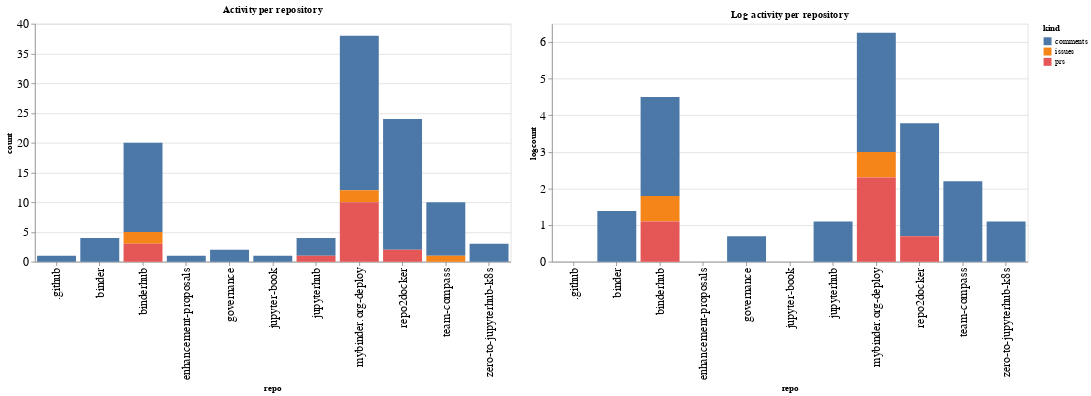

Source (notebook cell):
### Code cell
ch1 = alt.Chart(repo_summaries, width=600, title="Activity per repository").mark_bar().encode(
    x='repo',
    y='count',
    color='kind',
    tooltip="kind"
)

ch2 = alt.Chart(repo_summaries, width=600, title="Log activity per repository").mark_bar().encode(
    x='repo',
    y='logcount',
    color='kind',
    tooltip="kind"
)

ch1 | ch2

### Figure 1 — Vega-Lite specification as saved in the notebook (floating-point values rounded to 4 significant figures)
{"config": {"axisLeft": {"labelFontSize": 15}, "axisBottom": {"labelFontSize": 15}}, "hconcat": [{"mark": "bar", "encoding": {"color": {"type": "nominal", "field": "kind"}, "tooltip": {"type": "nominal", "field": "kind"}, "x": {"type": "nominal", "field": "repo"}, "y": {"type": "quantitative", "field": "count"}}, "title": "Activity per repository", "width": 600}, {"mark": "bar", "encoding": {"color": {"type": "nominal", "field": "kind"}, "tooltip": {"type": "nominal", "field": "kind"}, "x": {"type": "nominal", "field": "repo"}, "y": {"type": "quantitative", "field": "logcount"}}, "title": "Log activity per repository", "width": 600}], "data": {"name": "data-fb3ca23712ed8716abe51418494e4ba4"}, "$schema": "https://vega.github.io/schema/vega-lite/v4.8.1.json", "datasets": {"data-fb3ca23712ed8716abe51418494e4ba4": [{"repo": ".github", "kind": "comments", "count": 1, "logcount": 0.0}, {"repo": "binder", "kind": "comments", "count": 4, "logcount": 1.386}, {"repo": "binderhub", "kind": "comments", "count": 15, "logcount": 2.708}, {"repo": "binderhub", "kind": "issues", "count": 2, "logcount": 0.6931}, {"repo": "binderhub", "kind": "prs", "count": 3, "logcount": 1.099}, {"repo": "enhancement-proposals", "kind": "comments", "count": 1, "logcount": 0.0}, {"repo": "governance", "kind": "comments", "count": 2, "logcount": 0.6931}, {"repo": "jupyter-book", "kind": "comments", "count": 1, "logcount": 0.0}, {"repo": "jupyterhub", "kind": "comments", "count": 3, "logcount": 1.099}, {"repo": "jupyterhub", "kind": "prs", "count": 1, "logcount": 0.0}, {"repo": "mybinder.org-deploy", "kind": "comments", "count": 26, "logcount": 3.258}, {"repo": "mybinder.org-deploy", "kind": "issues", "count": 2, "logcount": 0.6931}, {"repo": "mybinder.org-deploy", "kind": "prs", "count": 10, "logcount": 2.303}, {"repo": "repo2docker", "kind": "comments", "count": 22, "logcount": 3.091}, {"repo": "repo2docker", "kind": "prs", "count": 2, "logcount": 0.6931}, {"repo": "team-compass", "kind": "comments", "count": 9, "logcount": 2.197}, {"repo": "team-compass", "kind": "issues", "count": 1, "logcount": 0.0}, {"repo": "zero-to-jupyterhub-k8s", "kind": "comments", "count": 3, "logcount": 1.099}]}}
